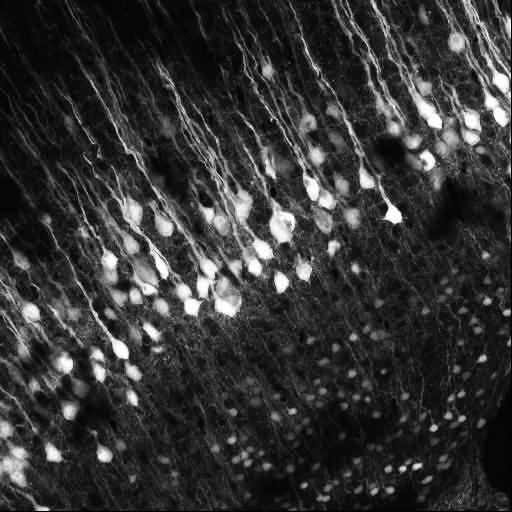
#> input picture data/cells.png, 512 x 512 px
$ jupyter execute deconvolution.ipynb
#> lines starting #> are read from the running program, lines starting #| are printed output that depends on the picture
# [Lab Session 4](deconvolution.ipynb)

[cell 1]
import numpy as np
import matplotlib.pyplot as plt
import scipy
from skimage.restoration import wiener
from scipy.signal import convolve2d as conv
from scipy.stats import multivariate_normal as multi_normal

np.random.seed(0)

Load the image.

[cell 2]
img = plt.imread('data/cells.png')[128:384, 128:384]
#> img: shape (256, 256) float32; min 0, max 1, mean 0.298
plt.imshow(img, 'gray')

**[Task 1.]()** Apply the following PSF to the image and then display it.

[cell 3]
psf_size = 10
psf = np.ones((psf_size, psf_size)) / psf_size ** 2

PSF_img = conv(img, psf, mode = 'same', boundary = 'symm')
plt.imshow(PSF_img, 'gray')

#jedes Pixel wird zum Durchschnitt seiner Umgebung

**[Task 2.]()** Have a look at the Gaussian PSF which is not uniformly distributed. Apply it to the image.

[cell 4]
def create_psf(size):
    factor = size * 1.8
    x, y = np.mgrid[0:size:1, 0:size:1]
    pos = np.empty(x.shape + (2,))
    pos[:, :, 0] = x
    pos[:, :, 1] = y
    rv = multi_normal([int(size / 2), (int(size / 2))], [[factor * 1., factor * 1.2], [factor * .5, factor * .7]])
    return rv.pdf(pos)

plt.imshow(create_psf(psf_size), 'gray')
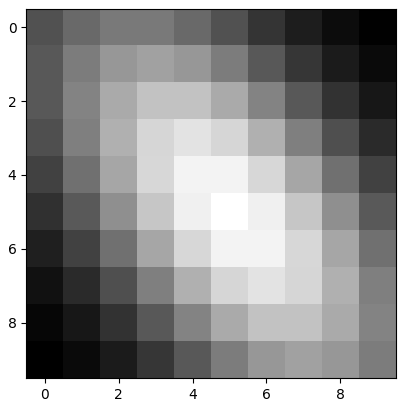
#> figure drawn by matplotlib, 1 panel

Apply the second psf to the image:

[cell 5]
psf_gauss = create_psf(psf_size)
blurred_gauss = conv(img, psf_gauss, mode='same', boundary='symm')

plt.imshow(blurred_gauss, 'gray')

**[Task 3.]()** Implement a reusable function that performs the Richardson-Lucy deconvolution.

[cell 6]
def richardson_lucy_deconvolution(image, psf, n_iterations):
    # Anfangsschätzung: konstantes Bild mit 0.5
#> called with psf = array of shape (10, 10), n_iterations = 200
    img_deconv = np.full(image.shape, 0.5)

    # PSF gespiegelt (180° Flip)
    psf_flipped = np.flip(psf)

    for _ in range(n_iterations):

        # Vorwärtsfaltung (Modell)
        conv_est = conv(img_deconv, psf, mode='same', boundary='symm')

        # Verhältnis g / (h*PSF) - beobachtetes Bild / akt Faltung des Schätzbildes
        ratio = image / (conv_est + 1e-8)

        # Rückfaltung mit gespiegeltem PSF
        correction = conv(ratio, psf_flipped, mode='same', boundary='symm')

        # Update-Regel
        img_deconv = img_deconv * correction
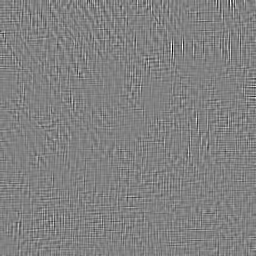
#> ratio: shape (256, 256) float64; min 0.883, max 1.11, mean 1; drawn with min black and max white

    # Clipping in [0,1]
    img_deconv = img_deconv.clip(0, 1)
    return img_deconv

**[Task 4.]()** Apply the Richardson-Lucy deconvolution to the blurred image.

[cell 7]
plt.figure(figsize=(20,5))
plt.subplot(1, 3, 1)
plt.axis('off')
plt.imshow(img, 'gray')
plt.title('Original image')
plt.subplot(1, 3, 2)
plt.axis('off')
plt.imshow(PSF_img, 'gray')
plt.title('Blurred image')
plt.subplot(1, 3, 3)
plt.axis('off')

restored_RL = richardson_lucy_deconvolution(PSF_img, psf, n_iterations = 200)
plt.imshow(restored_RL, 'gray')
plt.title('R-L deconvolution')
plt.show()

**[Task 5.]()** Add noise to the image, use the R-L deconvolution again.

[cell 8]
noise = (np.random.normal(loc=0,size=img.shape))
reduce_factor = 5
noise = noise / reduce_factor

noisy_img = np.clip(PSF_img + noise / reduce_factor, 0, 1)

[cell 9]
restored_noisy_RL = richardson_lucy_deconvolution(noisy_img, psf, n_iterations=50)
#> call 2 of richardson_lucy_deconvolution, with psf = array of shape (10, 10), n_iterations = 50
#> after the loop in richardson_lucy_deconvolution (call 2), `for _ in range(n_iterations):`:
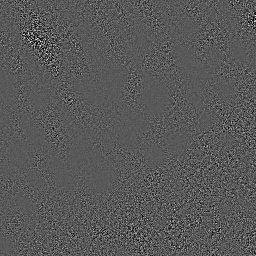
#> ratio: shape (256, 256) float64; min 0, max 2.86, mean 0.997; drawn with min black and max white

plt.figure(figsize=(15, 5))

plt.subplot(1, 3, 1)
plt.title("Blurred + Noise")
plt.imshow(noisy_img, cmap='gray')
plt.axis('off')

plt.subplot(1, 3, 2)
plt.title("R-L Restored (noisy)")
plt.imshow(restored_noisy_RL, cmap='gray')
plt.axis('off')

plt.subplot(1, 3, 3)
plt.title("Original")
plt.imshow(img, cmap='gray')
plt.axis('off')

#sehr empfindlich gegenüber Rauschen, da jeder kleine Fehler in den Iterationen verstärkt wird

**[Task 6.]()** Compare your R-L implementation to a wiener deconvolution.

[cell 10]
wiener_rec = wiener(PSF_img, psf, balance=2, clip=True)
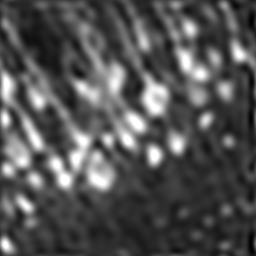
#> wiener_rec: shape (256, 256) float64; min -0.0451, max 1, mean 0.298; drawn with min black and max white

plt.figure(figsize=(18, 6))

plt.subplot(1, 3, 1)
plt.title("Original")
plt.imshow(img, cmap='gray')
plt.axis('off')

plt.subplot(1, 3, 2)
plt.title("R-L Reconstruction")
plt.imshow(restored_RL, cmap='gray')
plt.axis('off')

plt.subplot(1, 3, 3)
plt.title("Wiener Reconstruction (balance=2)")
plt.imshow(wiener_rec, cmap='gray')
plt.axis('off')

**[Task 7.]()** Repeat Tasks 4–6 using a smaller value for the size of the PSF.

[cell 11]
psf_small_size = 5
psf_small = np.ones((psf_small_size, psf_small_size)) / psf_small_size**2
PSF_img_small = conv(img, psf_small, mode='same', boundary='symm')
restored_small = richardson_lucy_deconvolution(PSF_img_small, psf_small, n_iterations=30)
#> call 3 of richardson_lucy_deconvolution, with psf = array of shape (5, 5), n_iterations = 30
#> after the loop in richardson_lucy_deconvolution (call 3), `for _ in range(n_iterations):`:
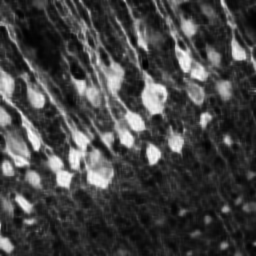
#> img_deconv: shape (256, 256) float64; min 0.011, max 1.08, mean 0.298; drawn with min black and max white
#> after the loop in richardson_lucy_deconvolution (call 3), `for _ in range(n_iterations):`:
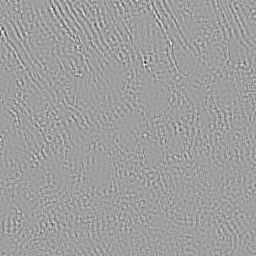
#> ratio: shape (256, 256) float64; min 0.866, max 1.08, mean 1; drawn with min black and max white

plt.figure(figsize=(15, 5))
plt.subplot(1, 3, 1)
plt.title("Original")
plt.imshow(img, cmap='gray')
plt.axis('off')

plt.subplot(1, 3, 2)
plt.title("Blurred (small PSF)")
plt.imshow(PSF_img_small, cmap='gray')
plt.axis('off')

plt.subplot(1, 3, 3)
plt.title("R-L restored (small PSF)")
plt.imshow(restored_small, cmap='gray')
plt.axis('off')

**[Task 8.]()** Use a wrong PSF to restore the image

[cell 12]
psf_gauss = create_psf(psf_size)

wrong_RL_1 = richardson_lucy_deconvolution(PSF_img, psf_gauss, n_iterations=30)
#> call 4 of richardson_lucy_deconvolution, with psf = array of shape (10, 10), n_iterations = 30
#> after the loop in richardson_lucy_deconvolution (call 4), `for _ in range(n_iterations):`:
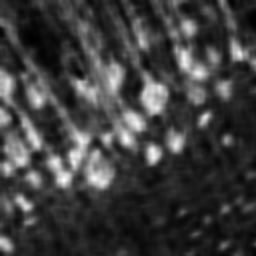
#> img_deconv: shape (256, 256) float64; min 0.0232, max 1.14, mean 0.297; drawn with min black and max white
#> after the loop in richardson_lucy_deconvolution (call 4), `for _ in range(n_iterations):`:
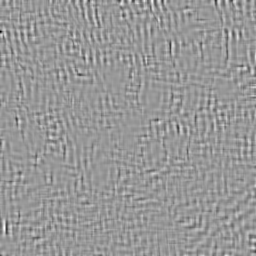
#> ratio: shape (256, 256) float64; min 1.18, max 1.69, mean 1.48; drawn with min black and max white

plt.figure(figsize=(12, 5))
plt.subplot(1, 2, 1)
plt.title("Blurred (uniform)")
plt.imshow(PSF_img, cmap='gray')
plt.axis('off')

plt.subplot(1, 2, 2)
plt.title("R-L with WRONG Gaussian PSF")
plt.imshow(wrong_RL_1, cmap='gray')
plt.axis('off')

[cell 13]
PSF_img_gauss = conv(img, psf_gauss, mode='same', boundary='symm')

wrong_RL_2 = richardson_lucy_deconvolution(PSF_img_gauss, psf, n_iterations=30)
#> after the loop in richardson_lucy_deconvolution (call 5), `for _ in range(n_iterations):`:
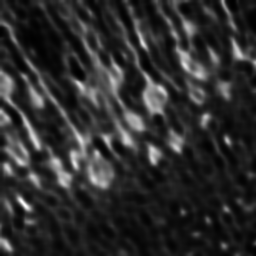
#> img_deconv: shape (256, 256) float64; min 0.00684, max 1.09, mean 0.201; drawn with min black and max white
#> after the loop in richardson_lucy_deconvolution (call 5), `for _ in range(n_iterations):`:
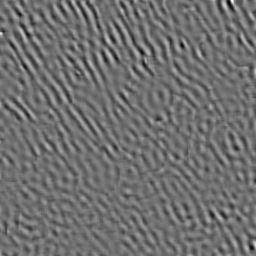
#> ratio: shape (256, 256) float64; min 0.763, max 1.3, mean 0.999; drawn with min black and max white
